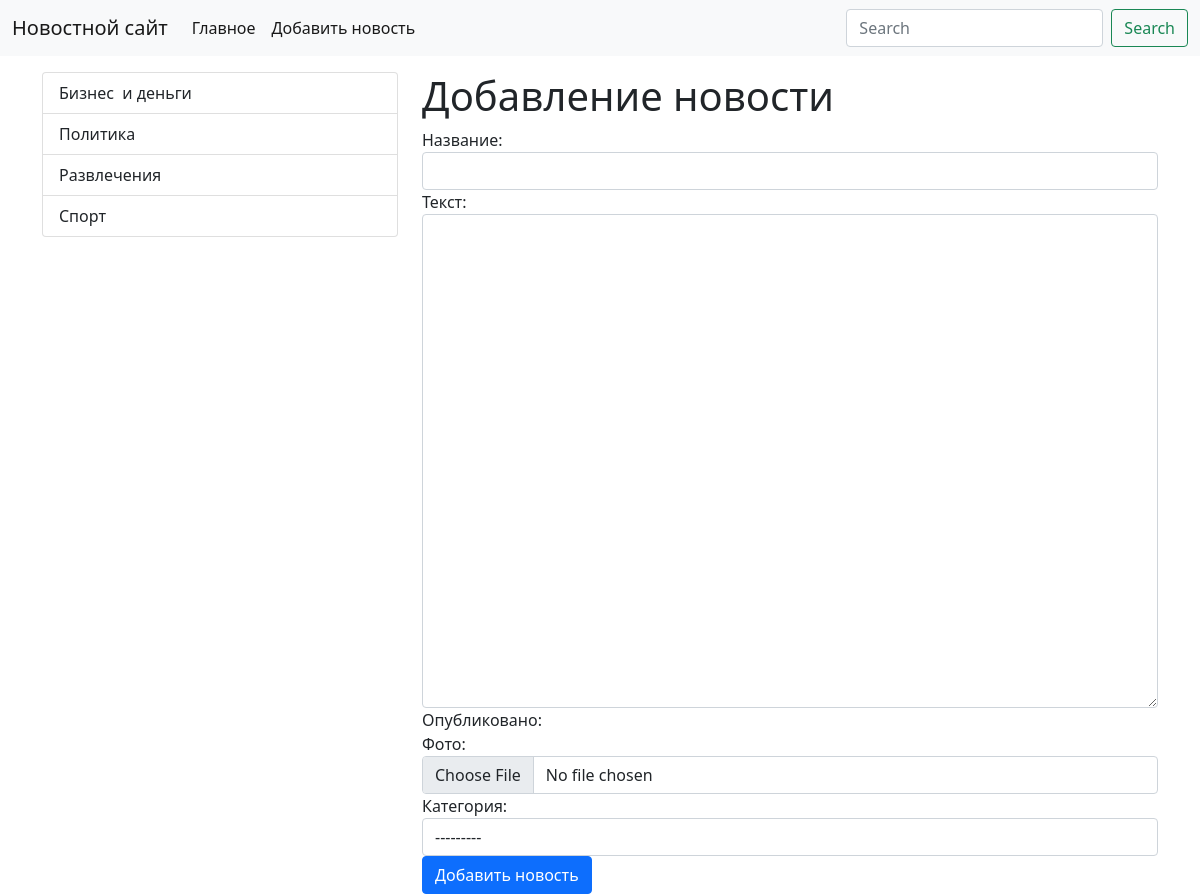
Page /view_news/add-news on the earlier database version.
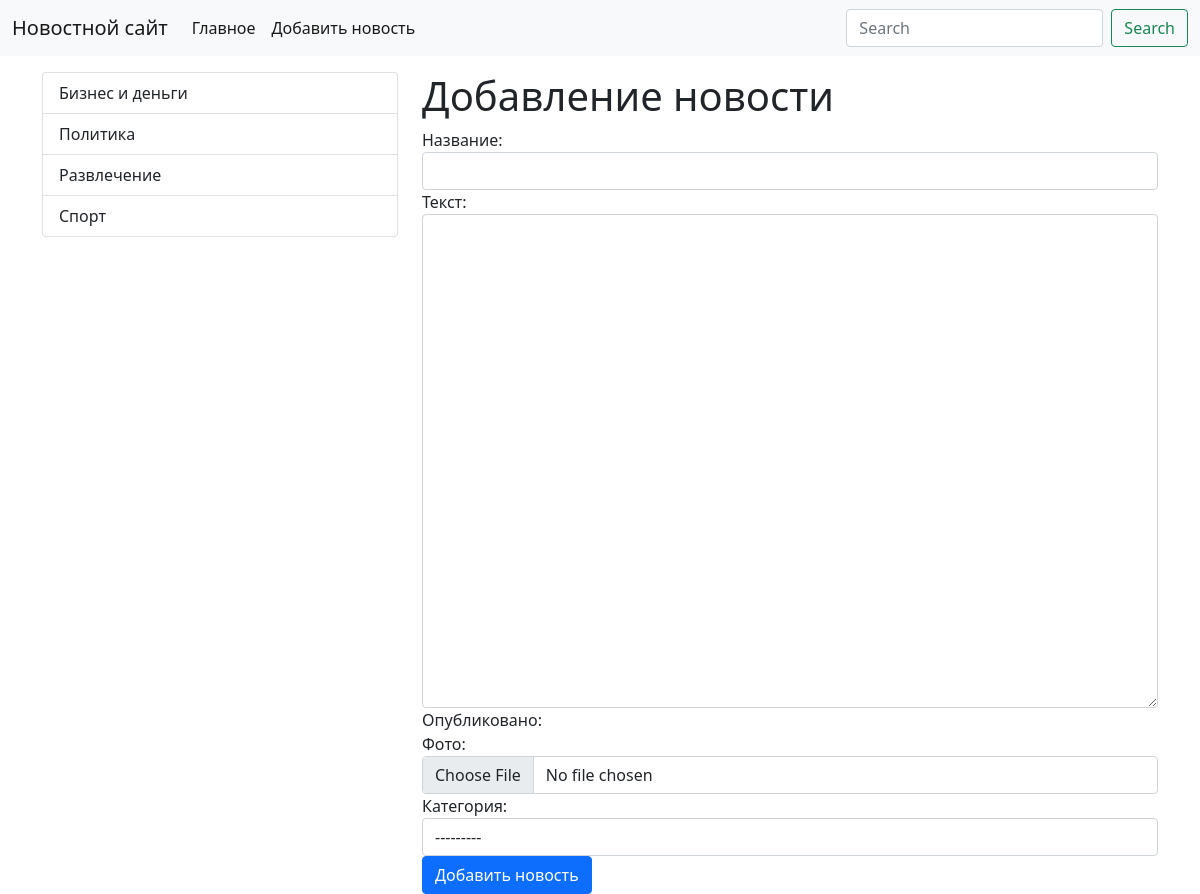
Same page on the later database version.
### firstapp/models.py (models this page shows)
class Category(models.Model):
    title = models.CharField(max_length=150, db_index = True, verbose_name='Категория новости')
    def get_absolute_url(self):
        return reverse('category', kwargs={"category_id": self.pk})
    def __str__(self):
        return self.title
    class Meta:
        verbose_name = 'Категория'
        verbose_name_plural = 'Категории'
        ordering=['title']

### firstapp/views.py (the view)
# urls.py: path('view_news/add-news',CreateNews.as_view(), name = 'add_news')
class CreateNews(CreateView):
    form_class = NewsForm
    model = News
    template_name = 'firstapp/news_adding.html'
    success_url = reverse_lazy('home')

### firstapp/forms.py
class NewsForm(forms.ModelForm):
    class Meta:
        model = News
        fields = ['title','content', 'category', 'photo']
        widgets = {
            'title': forms.TextInput(attrs={"class": "form-control"}),
            'content': forms.Textarea(attrs={"class": "form-control", "rows": 20}),
            'category': forms.Select(attrs={"class": "form-control"}),
            'car_brand': forms.Select(attrs={"class": "form-control"}),
            'photo': forms.FileInput(attrs={"class": "form-control"}),
        }

### firstapp/templatetags/news_tags.py (called while the page is built)
@register.simple_tag()
def find_category():
    return Category.objects.all()

### firstapp/templates/firstapp/news_adding.html (shortened to what this page needs)
{% extends 'base.html' %}
{% block sidebar %}
            <div class="list-group">
            {% include 'inc/_sidebar.html' %}
            </div>
{% endblock %}
{% block content %}
<h1> Добавление новости </h1>
<form action="{% url 'add_news' %}" method = "post" enctype="multipart/form-data">
          <div class="form-group">
            <label for="{{ form.title.id.for_label }}">Название: </label>
             {{ form.title }}
          </div>
         <div class="form-group">
            <label for="{{ form.content.id.for_label }}">Текст: </label>
             {{ form.content }}
          </div>
        <div class="form-group">
            <label for="{{ form.is_published.id.for_label }}">Опубликовано: </label>
          </div>
        <div class="form-group">
            <label for="{{ form.photo.id.for_label }}">Фото: </label>
             {{ form.photo }}
          </div>
        <div class="form-group">
            <label >Категория: </label>
             {{ form.category }}
          </div>
    <button type="submit" class="btn btn-primary btn-block">Добавить новость</button>
</form>
{% endblock  %}

### templates/base.html (shortened to what this page needs)
<!doctype html>
<html lang="en">
  <head>
    <link href="https://cdn.jsdelivr.net/npm/bootstrap@5.1.3/dist/css/bootstrap.min.css" rel="stylesheet">
  </head>
  <body>
  {% include 'inc/_nav.html' %}
  <div class="container mt-3">
    <div class="row">
        <div class="col-md-4">
            {% block sidebar %}SIDEBAR{% endblock %}
        </div>
        <div class="col-md-8">
        {% block content %} CONTENT {% endblock %}
        </div>
    </div>
</div>
  </body>
</html>

### templates/inc/_nav.html (shortened to what this page needs)
<nav class="navbar navbar-expand-lg navbar-light bg-light">
  <div class="container-fluid">
    <a class="navbar-brand" href="#">Новостной сайт</a>
    <div class="collapse navbar-collapse" id="navbarSupportedContent">
      <ul class="navbar-nav me-auto mb-2 mb-lg-0">
        <li class="nav-item">
          <a class="nav-link active" aria-current="page" href="{% url 'home' %}">Главное</a>
        </li>
        <li class="nav-item">
          <a class="nav-link active" aria-current="page" href="{% url 'add_news' %}">Добавить новость</a>
        </li>
      </ul>
      <form class="d-flex">
        <input class="form-control me-2" type="search" placeholder="Search" aria-label="Search">
        <button class="btn btn-outline-success" type="submit">Search</button>
      </form>
    </div>
  </div>
</nav>

### templates/inc/_sidebar.html
        {% load news_tags %}
            <div class="list-group">
                {% find_category as categories %}
                {% for item in categories %}
                   <a href="{{ item.get_absolute_url }}" class="list-group-item list-group-item-action" aria-current="true">
               {{ item.title}}
              </a>
                {%endfor%}
            </div>

Differences in the rows shown:
changed Category: title "Развлечения" → "Развлечение"
